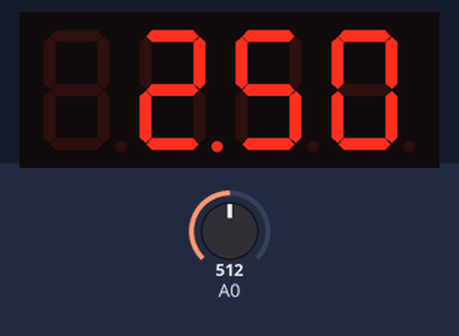
A sketch run on a simulated Arduino Uno, built with avr-gcc and run on an emulated ATmega328P. Parts: 4-digit seven-segment display. The inputs (shaded band) are chosen by the test bench; at power-on: A0 = 512.

Above: at 1.2 s.
1.3 s: A0 set to 716
At 2.5 s:
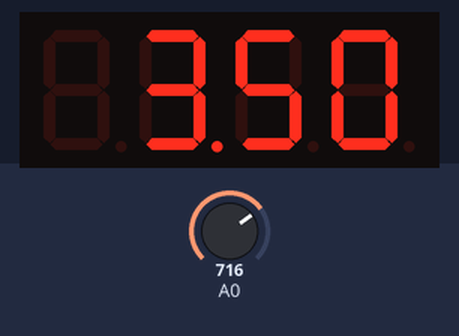
2.8 s: A0 set to 900
At 3.8 s:
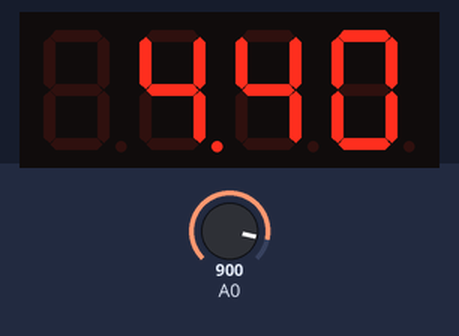
4.3 s: A0 set to 1023
At 4.9 s:
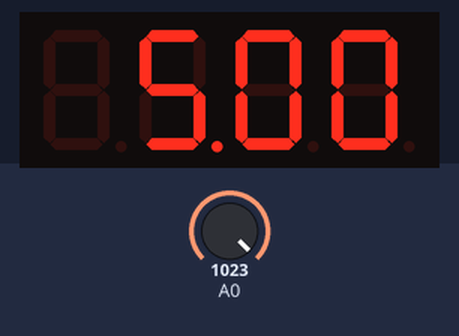
Timing chart, 0 to 7.3 s (numbered marks = the images above; inputs shaded):
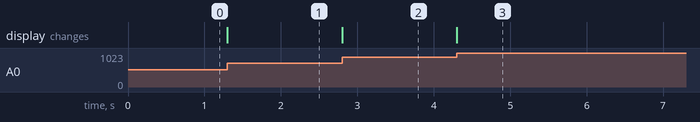

The sketch:

main.ino
```cpp
#include "SevSeg.h"
SevSeg sevseg;

int value = 0;
float voltage = 0;

void setup(){
  byte numDigits = 4;
  byte digitPins[] = {10, 11, 12, 13};
  byte segmentPins[] = {9, 2, 3, 5, 6, 8, 7, 4};

  bool resistorsOnSegments = true;
  bool updateWithDelaysIn = true;
  byte hardwareConfig = COMMON_CATHODE;
  sevseg.begin(hardwareConfig, numDigits, digitPins, segmentPins, resistorsOnSegments);
  sevseg.setBrightness(90);
}

void loop(){
    value = analogRead(A0);
    voltage = value * 5.0/1023;
    sevseg.setNumber(voltage, 2);
    sevseg.refreshDisplay();
}
```

Measured:
- after the input at 1.3 s, the display: changes at once (image 1)
- after the input at 2.8 s, the display: changes at once (image 2)
- after the input at 4.3 s, the display: changes at once (image 3)
